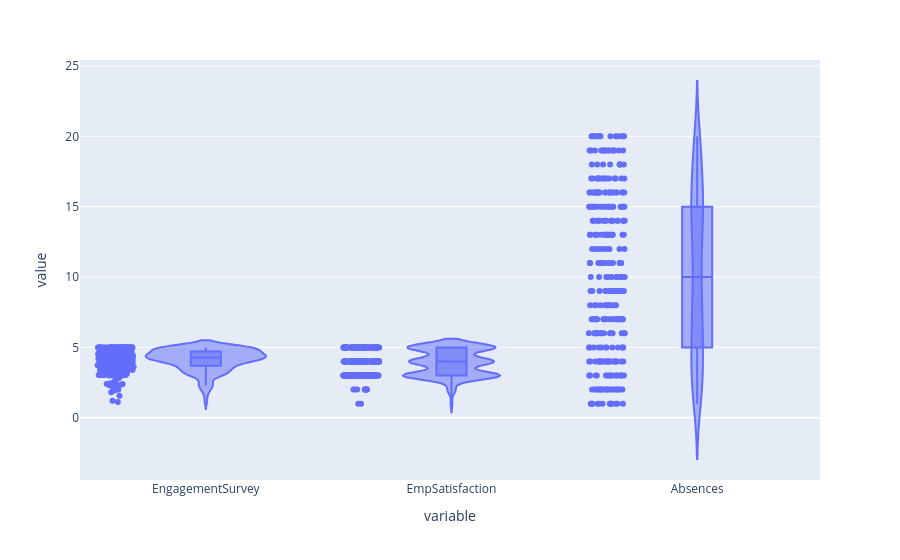

This figure's notebook cell:
### Code cell
fig = px.violin(
    df,
    y=['EngagementSurvey','EmpSatisfaction','Absences'],
    box = True,
    points = 'all'
)
fig.show()

### Figure 1 — Plotly figure (JSON) as saved in the notebook; plotly's stock layout.template omitted (floating-point values rounded to 4 significant figures; data arrays with more than 128 entries replaced by an {"elided": "..."} marker saying what was removed)
{"data": [{"alignmentgroup": "True", "box": {"visible": true}, "hovertemplate": "variable=%{x}<br>value=%{y}<extra></extra>", "legendgroup": "", "marker": {"color": "#636efa"}, "name": "", "offsetgroup": "", "orientation": "v", "points": "all", "scalegroup": "True", "showlegend": false, "type": "violin", "x": {"elided": "933 str values"}, "x0": " ", "xaxis": "x", "y": {"elided": "933 float values"}, "y0": " ", "yaxis": "y"}], "layout": {"legend": {"tracegroupgap": 0}, "margin": {"t": 60}, "violinmode": "group", "xaxis": {"anchor": "y", "domain": [0, 1], "title": {"text": "variable"}}, "yaxis": {"anchor": "x", "domain": [0, 1], "title": {"text": "value"}}}}
